Frame 1 (no input): blank canvas, image omitted
Frame 60 (no input): blank canvas, image omitted
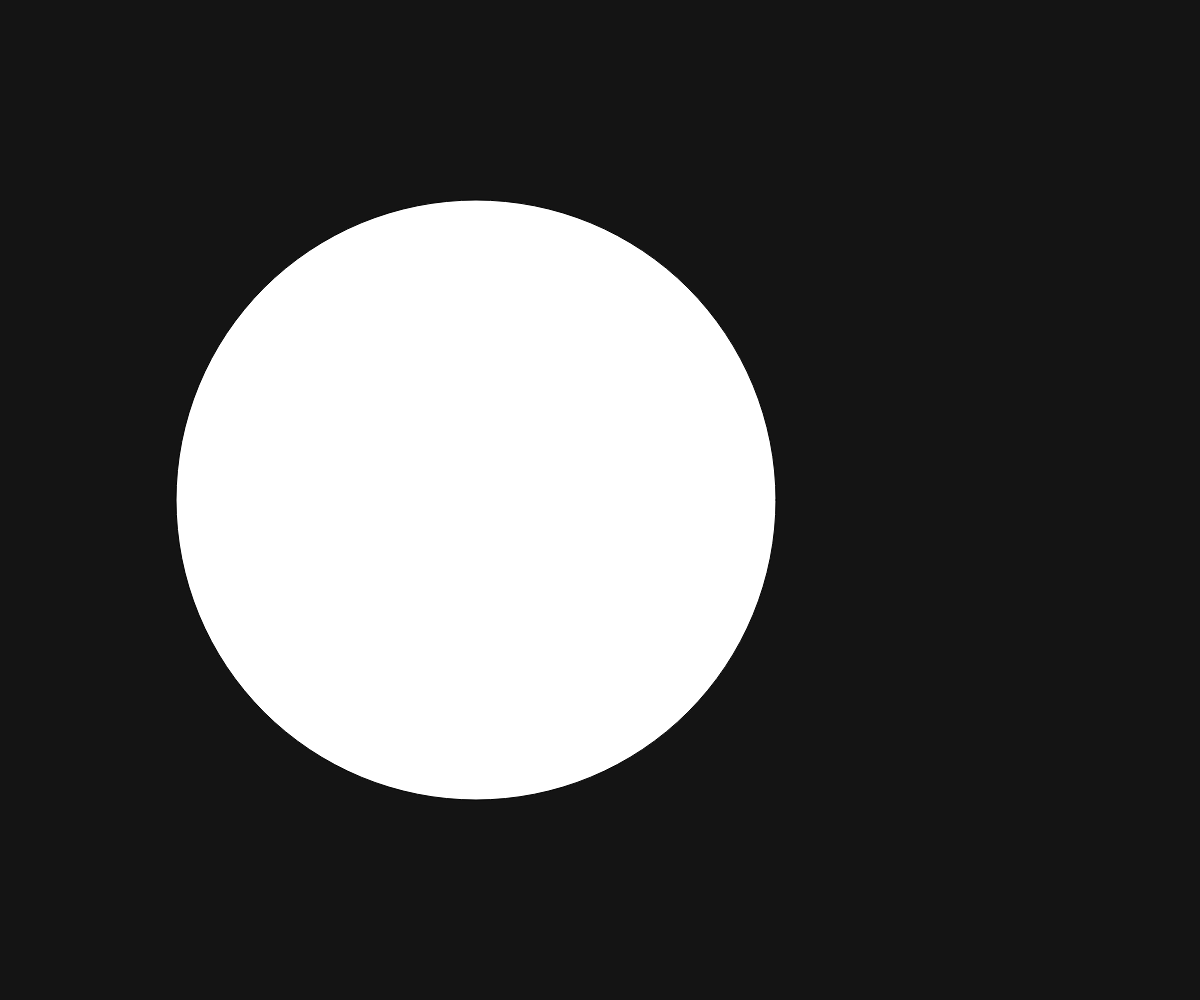
Frame 120 (the mouse pressed at the canvas centre since frame 60)

The p5.js sketch whose frames 1 and 60 were blank and that drew this single picture after the mouse press (run headless with seeded random() and noise() and a simulated clock; from frame 60 on, the mouse is pressed at the canvas centre):

// p5.js sketch
// ── sketch.js
// TODO: animation across the screen
//       wrap around
//       bounce
 let x = 0

function setup() {
  createCanvas(windowWidth, windowHeight);
  
  x = 0;
}

function draw() {
  background(20);
  
  //draw stuff
  let xpos = 10 * frameCount;
  ellipse(x % width,height / 2, mouseX);

  //update some parameter
  x = x + 4;

  //check if need to reset x





}
